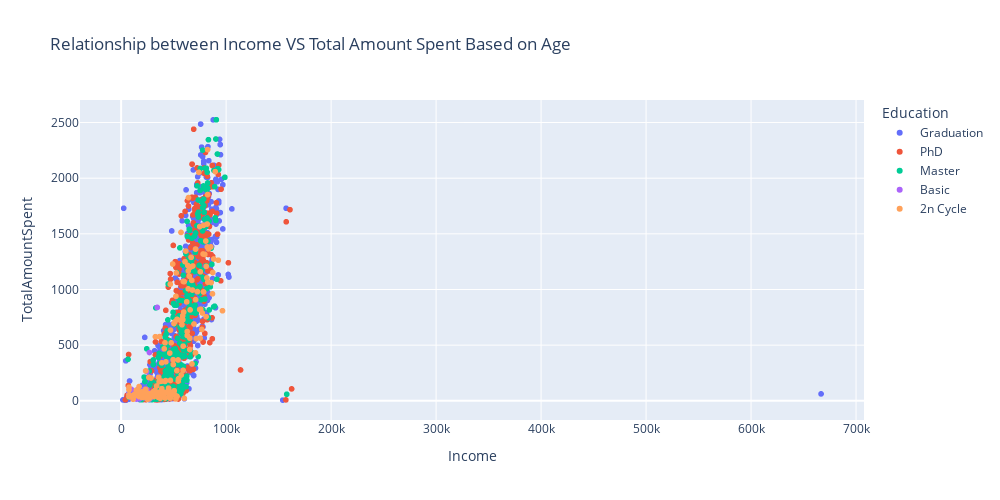

Here is the notebook cell this chart was saved with:
### Markdown cell above
### Multivariate Analysis:

Involves the analysis of the relationship between three or more variables. Common techniques include:

Heatmaps: to visualize the pairwise correlation between multiple numerical variables.
Parallel coordinates plot: to visualize the relationship between multiple numerical variables across different categories.
Cluster analysis: to identify groups or clusters of observations with similar characteristics.

### Code cell
fig = px.scatter(
    data_frame=cust_data_1,
    x = "Income",
    y= "TotalAmountSpent",
    title = "Relationship between Income VS Total Amount Spent Based on Age",
    color = "Education",
    height=500,
    width= 1000
)
fig.show()

### Figure 1 — Plotly figure (JSON) as saved in the notebook; plotly's stock layout.template omitted (floating-point values rounded to 4 significant figures; data arrays with more than 128 entries replaced by an {"elided": "..."} marker saying what was removed)
{"data": [{"hovertemplate": "Education=Graduation<br>Income=%{x}<br>TotalAmountSpent=%{y}<extra></extra>", "legendgroup": "Graduation", "marker": {"color": "#636efa", "symbol": "circle"}, "mode": "markers", "name": "Graduation", "showlegend": true, "type": "scattergl", "x": {"elided": "1127 int values"}, "xaxis": "x", "y": {"elided": "1127 int values"}, "yaxis": "y"}, {"hovertemplate": "Education=PhD<br>Income=%{x}<br>TotalAmountSpent=%{y}<extra></extra>", "legendgroup": "PhD", "marker": {"color": "#EF553B", "symbol": "circle"}, "mode": "markers", "name": "PhD", "showlegend": true, "type": "scattergl", "x": {"elided": "486 int values"}, "xaxis": "x", "y": {"elided": "486 int values"}, "yaxis": "y"}, {"hovertemplate": "Education=Master<br>Income=%{x}<br>TotalAmountSpent=%{y}<extra></extra>", "legendgroup": "Master", "marker": {"color": "#00cc96", "symbol": "circle"}, "mode": "markers", "name": "Master", "showlegend": true, "type": "scattergl", "x": {"elided": "370 int values"}, "xaxis": "x", "y": {"elided": "370 int values"}, "yaxis": "y"}, {"hovertemplate": "Education=Basic<br>Income=%{x}<br>TotalAmountSpent=%{y}<extra></extra>", "legendgroup": "Basic", "marker": {"color": "#ab63fa", "symbol": "circle"}, "mode": "markers", "name": "Basic", "showlegend": true, "type": "scattergl", "x": [7500, 24594, 9548, 28249, 24882, 24480, 27190, 24279, 30801, 18978, 25965, 21063, 13084, 17487, 20425, 26868, 25443, 14906, 15038, 22634, 16581, 14421, 23724, 15056, 8940, 25707, 7500, 26997, 18393, 24367, 17256, 22634, 13724, 24594, 15862, 9722, 18746, 23529, 28389, 16014, 28249, 20194, 24882, 34445, 22123, 22390, 14188, 20425, 16005, 15253, 26487, 25224, 16185, 14918], "xaxis": "x", "y": [61, 29, 29, 43, 80, 102, 18, 263, 45, 37, 74, 59, 29, 18, 57, 14, 32, 66, 80, 96, 24, 16, 75, 88, 101, 21, 119, 434, 50, 24, 62, 96, 58, 29, 36, 103, 64, 54, 28, 38, 43, 47, 80, 839, 102, 26, 75, 57, 103, 29, 69, 46, 106, 43], "yaxis": "y"}, {"hovertemplate": "Education=2n Cycle<br>Income=%{x}<br>TotalAmountSpent=%{y}<extra></extra>", "legendgroup": "2n Cycle", "marker": {"color": "#FFA15A", "symbol": "circle"}, "mode": "markers", "name": "2n Cycle", "showlegend": true, "type": "scattergl", "x": {"elided": "203 int values"}, "xaxis": "x", "y": {"elided": "203 int values"}, "yaxis": "y"}], "layout": {"height": 500, "legend": {"title": {"text": "Education"}, "tracegroupgap": 0}, "title": {"text": "Relationship between Income VS Total Amount Spent Based on Age"}, "width": 1000, "xaxis": {"anchor": "y", "domain": [0, 1], "title": {"text": "Income"}}, "yaxis": {"anchor": "x", "domain": [0, 1], "title": {"text": "TotalAmountSpent"}}}}
